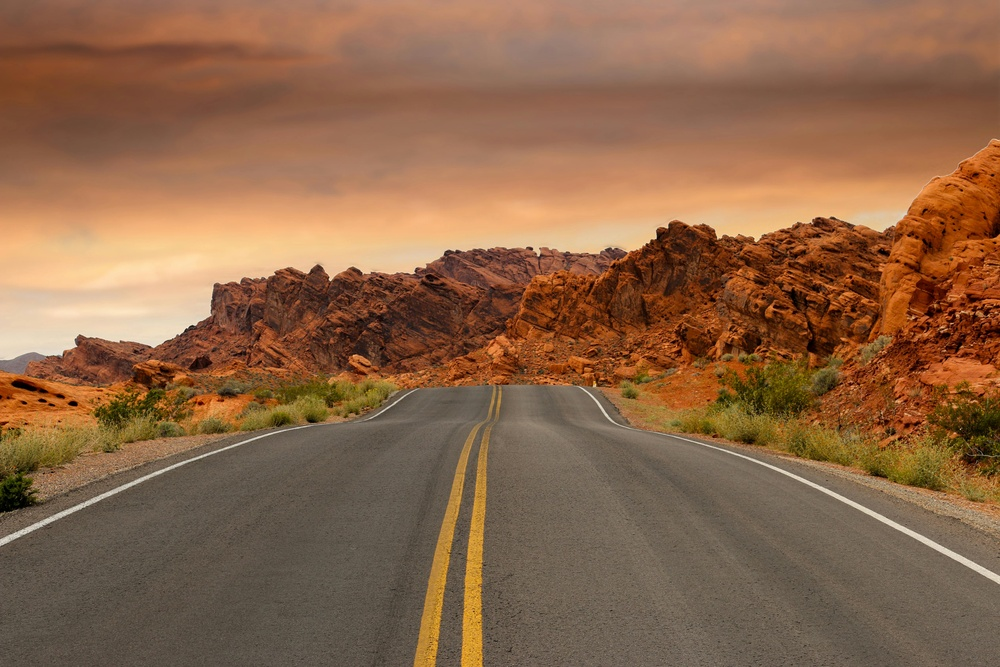
#> input picture road_1.jpg, 1000 x 667 px, shrunk from 5472 x 3648 before the run
$ python bfs_test.py
#> lines starting #> are read from the running program, lines starting #| are printed output that depends on the picture; after the words box and inside, x2 and y2 are one past the last pixel; in counts of white or black regions, pixels touching at a corner belong together
import cv2
import numpy as np
from collections import deque

def bfs_segmentation(image, start, visited, label):
    rows, cols = image.shape
    queue = deque([start])
    visited[start] = True
    segmented_image[start] = label

    while queue:
        x, y = queue.popleft()

        # Check the four possible neighbors (up, down, left, right)
        for dx, dy in [(-1, 0), (1, 0), (0, -1), (0, 1)]:
            nx, ny = x + dx, y + dy

            if 0 <= nx < rows and 0 <= ny < cols:  # Check within bounds
                if not visited[nx, ny] and image[nx, ny] == image[start]:
                    visited[nx, ny] = True
                    segmented_image[nx, ny] = label
                    queue.append((nx, ny))

# Load and preprocess the image
image_path = 'road_1.jpg'
image = cv2.imread(image_path, cv2.IMREAD_GRAYSCALE)
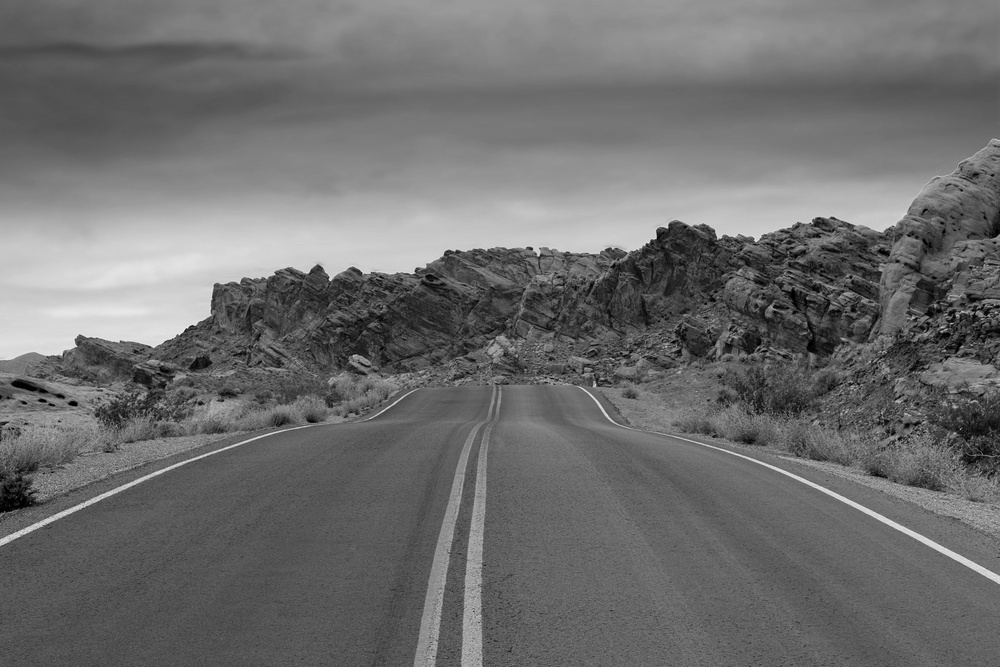
#> image: shape (667, 1000); min 0, max 249, mean 110.1

# Threshold the image to binary (if not already binary)
_, binary_image = cv2.threshold(image, 128, 255, cv2.THRESH_BINARY)
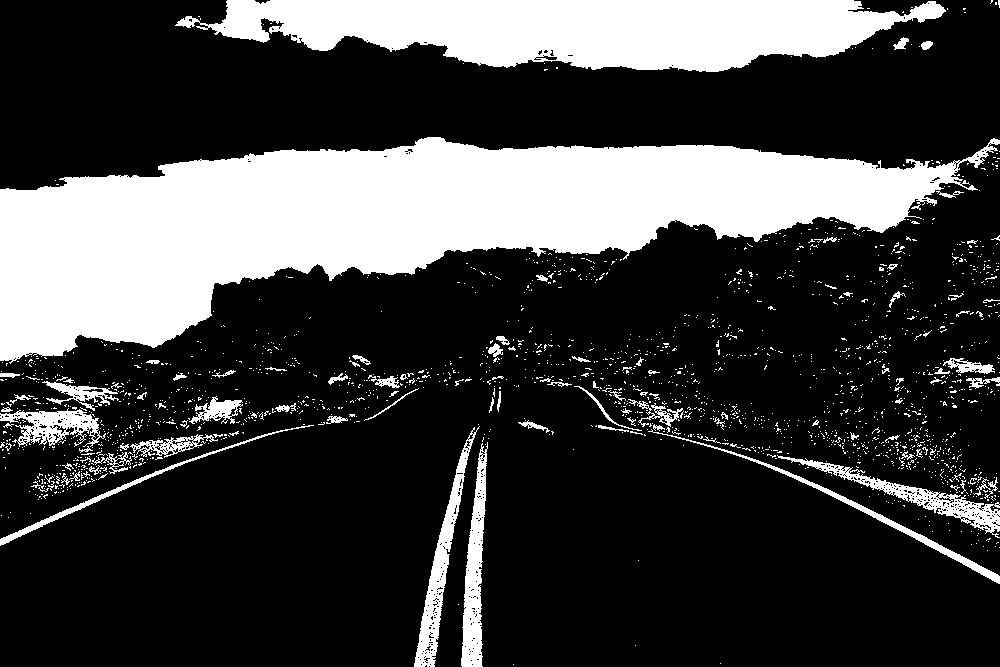
#> binary_image: shape (667, 1000); 25.3% white; 1925 white regions (1822 under 20 px), largest, box (x1, y1, x2, y2) and area: (0, 137, 1000, 364) 106274, (175, 0, 946, 72) 36860, (414, 426, 480, 667) 3058

# Initialize variables
rows, cols = binary_image.shape
#> rows = 667; cols = 1000
visited = np.zeros((rows, cols), dtype=bool)
segmented_image = np.zeros_like(binary_image)
label = 1  # Label for connected components

# Perform BFS on each pixel
for i in range(rows):
    for j in range(cols):
        if binary_image[i, j] == 255 and not visited[i, j]:  # Unvisited foreground pixel
            bfs_segmentation(binary_image, (i, j), visited, label)
            label += 1
#> after the loop, label = 2732

# Display segmented result
cv2.imshow('Segmented Image', segmented_image)
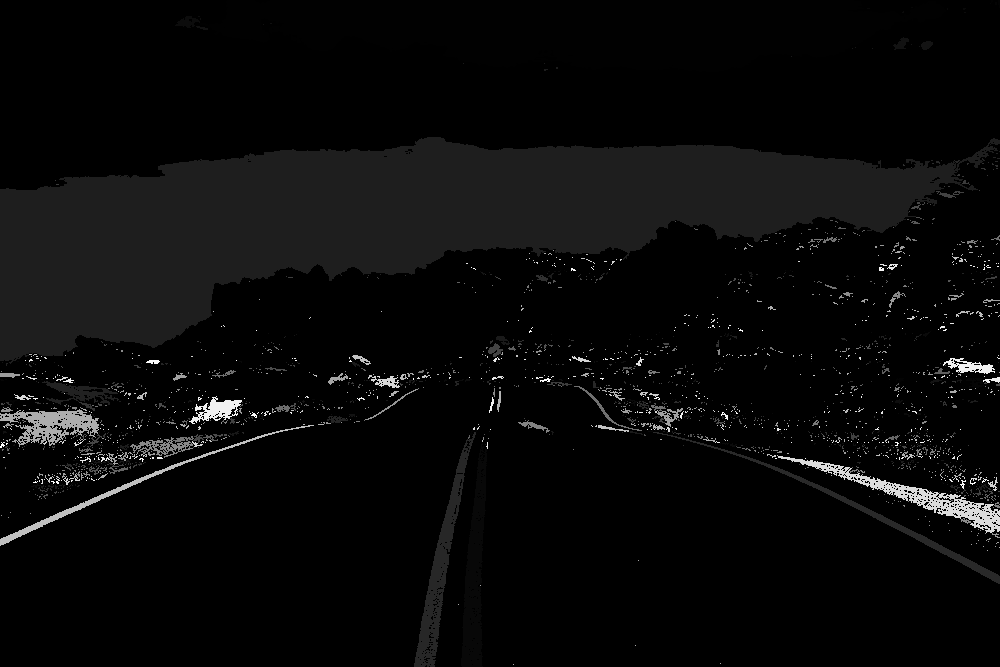
#> window 'Segmented Image': shape (667, 1000); min 0, max 255, mean 9.2
cv2.waitKey(0)
cv2.destroyAllWindows()

$ run again, with road_2.jpg copied over road_1.jpg
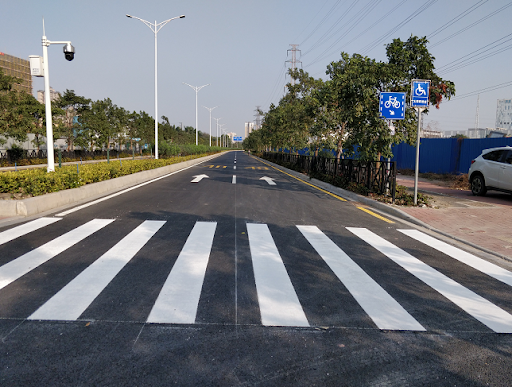
#> input picture road_2.jpg, 512 x 387 px
#> `_, binary_image = cv2.threshold(image, 128, 255, cv2.THRESH_BINARY)`:
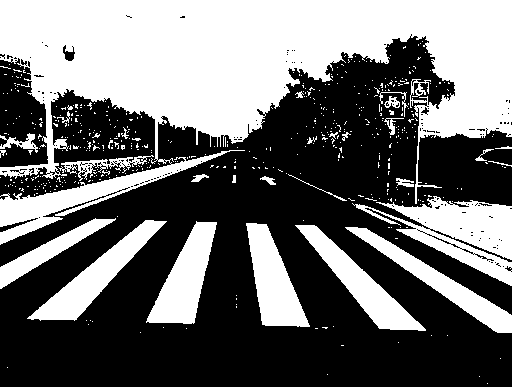
#> binary_image: shape (387, 512); 42.8% white; 517 white regions (489 under 20 px), largest, box (x1, y1, x2, y2) and area: (0, 0, 512, 245) 56417, (352, 196, 512, 286) 6003, (27, 220, 167, 321) 3630
#> after the loop `for i in range(rows):`: label = 742
#> `cv2.imshow('Segmented Image', segmented_image)`:
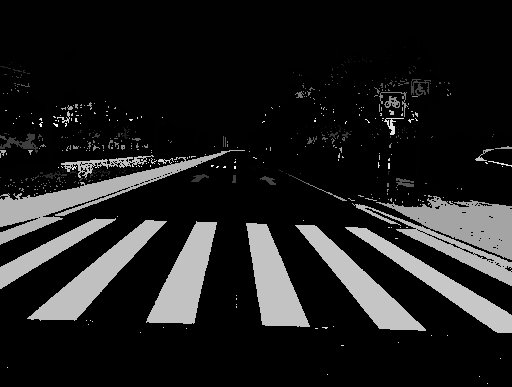
#> window 'Segmented Image': shape (387, 512); min 0, max 255, mean 30.6

$ run again, with road_3.jpg copied over road_1.jpg
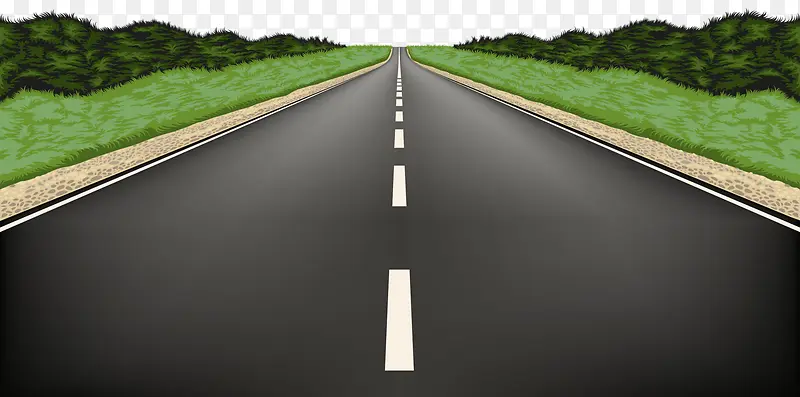
#> input picture road_3.jpg, 800 x 397 px
#> `_, binary_image = cv2.threshold(image, 128, 255, cv2.THRESH_BINARY)`:
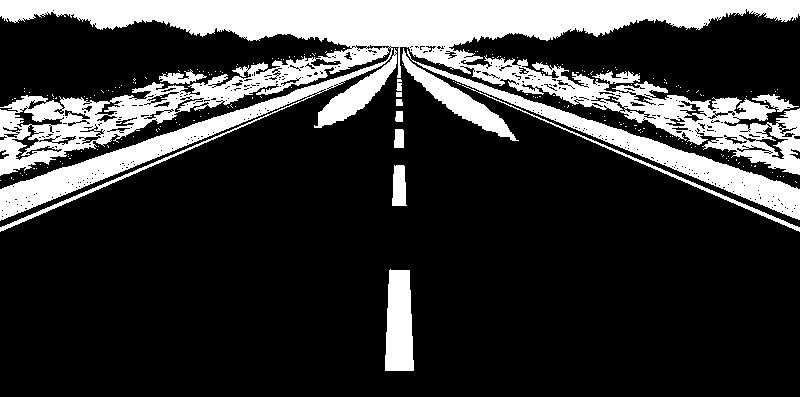
#> binary_image: shape (397, 800); 22.1% white; 205 white regions (190 under 20 px), largest, box (x1, y1, x2, y2) and area: (0, 0, 800, 232) 54092, (407, 49, 800, 220) 6482, (385, 269, 414, 371) 2511
#> after the loop `for i in range(rows):`: label = 368
#> `cv2.imshow('Segmented Image', segmented_image)`:
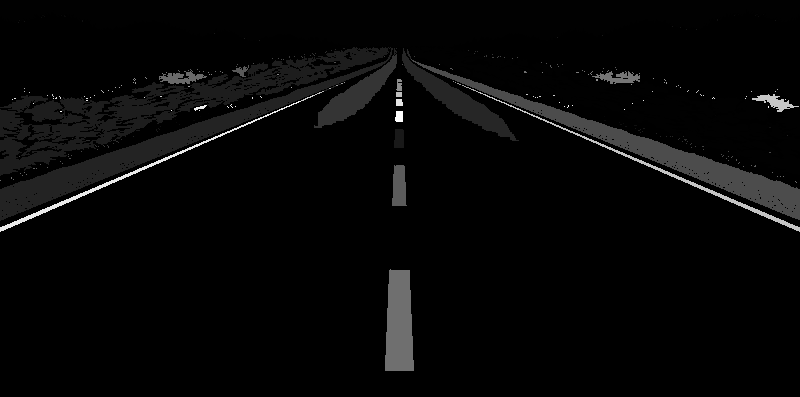
#> window 'Segmented Image': shape (397, 800); min 0, max 255, mean 7.1

$ run again, with road_4.jpg copied over road_1.jpg
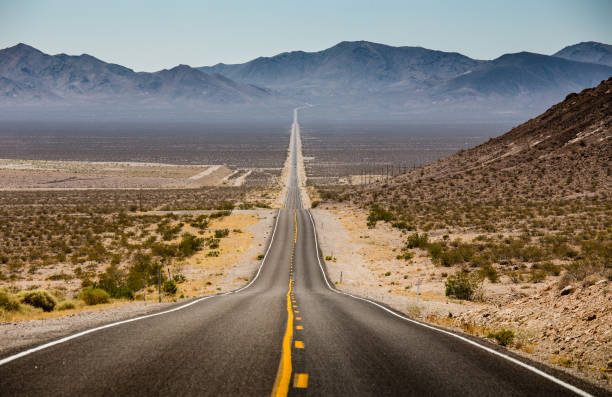
#> input picture road_4.jpg, 612 x 397 px
#> `_, binary_image = cv2.threshold(image, 128, 255, cv2.THRESH_BINARY)`:
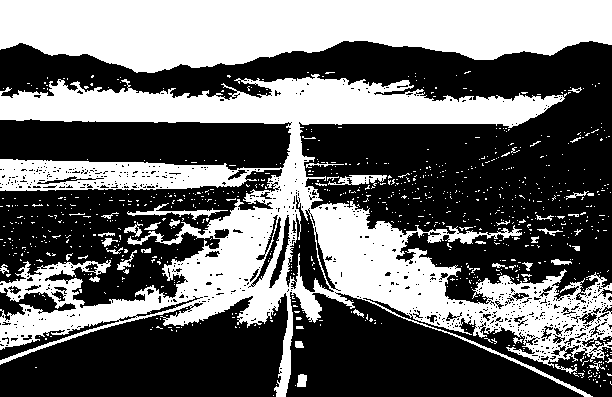
#> binary_image: shape (397, 612); 41.6% white; 855 white regions (811 under 20 px), largest, box (x1, y1, x2, y2) and area: (0, 74, 612, 397) 62829, (0, 0, 612, 73) 33363, (127, 203, 228, 220) 395
#> after the loop `for i in range(rows):`: label = 1110
#> `cv2.imshow('Segmented Image', segmented_image)`:
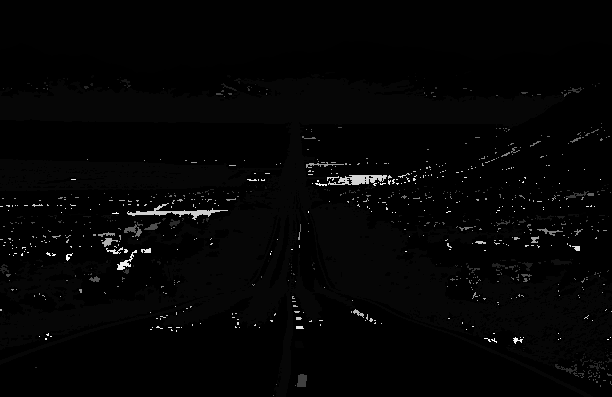
#> window 'Segmented Image': shape (397, 612); min 0, max 255, mean 4.4
